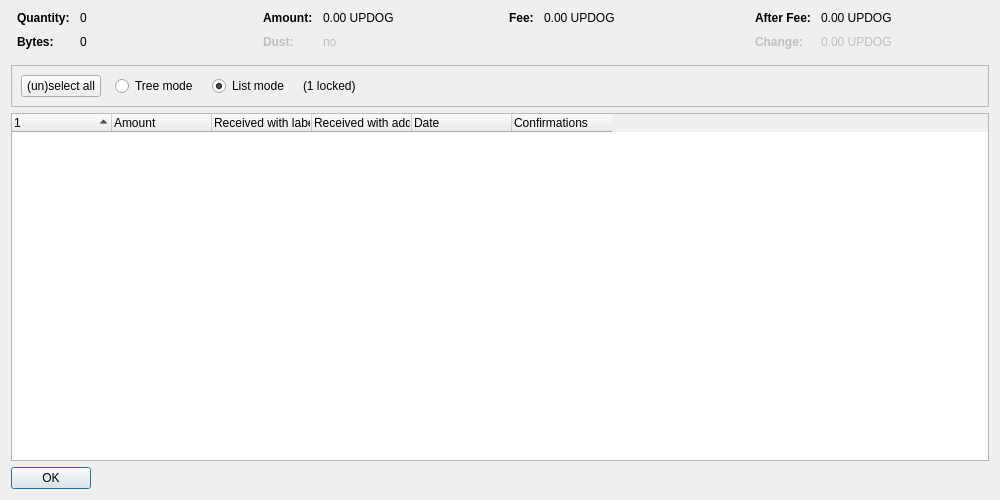
<?xml version="1.0" encoding="UTF-8"?>
<ui version="4.0">
 <class>CoinControlDialog</class>
 <widget class="QDialog" name="CoinControlDialog">
  <property name="geometry">
   <rect>
    <x>0</x>
    <y>0</y>
    <width>1000</width>
    <height>500</height>
   </rect>
  </property>
  <property name="windowTitle">
   <string>Coin Selection</string>
  </property>
  <layout class="QVBoxLayout" name="verticalLayout">
   <item>
    <layout class="QHBoxLayout" name="horizontalLayoutTop" stretch="0,0,0,0">
     <property name="topMargin">
      <number>0</number>
     </property>
     <property name="bottomMargin">
      <number>10</number>
     </property>
     <item>
      <layout class="QFormLayout" name="formLayoutCoinControl1">
       <property name="horizontalSpacing">
        <number>10</number>
       </property>
       <property name="verticalSpacing">
        <number>10</number>
       </property>
       <property name="leftMargin">
        <number>6</number>
       </property>
       <property name="rightMargin">
        <number>6</number>
       </property>
       <item row="0" column="0">
        <widget class="QLabel" name="labelCoinControlQuantityText">
         <property name="font">
          <font>
           <weight>75</weight>
           <bold>true</bold>
          </font>
         </property>
         <property name="text">
          <string>Quantity:</string>
         </property>
        </widget>
       </item>
       <item row="0" column="1">
        <widget class="QLabel" name="labelCoinControlQuantity">
         <property name="cursor">
          <cursorShape>IBeamCursor</cursorShape>
         </property>
         <property name="contextMenuPolicy">
          <enum>Qt::ActionsContextMenu</enum>
         </property>
         <property name="text">
          <string notr="true">0</string>
         </property>
         <property name="textInteractionFlags">
          <set>Qt::LinksAccessibleByMouse|Qt::TextSelectableByKeyboard|Qt::TextSelectableByMouse</set>
         </property>
        </widget>
       </item>
       <item row="1" column="0">
        <widget class="QLabel" name="labelCoinControlBytesText">
         <property name="font">
          <font>
           <weight>75</weight>
           <bold>true</bold>
          </font>
         </property>
         <property name="text">
          <string>Bytes:</string>
         </property>
        </widget>
       </item>
       <item row="1" column="1">
        <widget class="QLabel" name="labelCoinControlBytes">
         <property name="cursor">
          <cursorShape>IBeamCursor</cursorShape>
         </property>
         <property name="contextMenuPolicy">
          <enum>Qt::ActionsContextMenu</enum>
         </property>
         <property name="text">
          <string notr="true">0</string>
         </property>
         <property name="textInteractionFlags">
          <set>Qt::LinksAccessibleByMouse|Qt::TextSelectableByKeyboard|Qt::TextSelectableByMouse</set>
         </property>
        </widget>
       </item>
      </layout>
     </item>
     <item>
      <layout class="QFormLayout" name="formLayoutCoinControl2">
       <property name="horizontalSpacing">
        <number>10</number>
       </property>
       <property name="verticalSpacing">
        <number>10</number>
       </property>
       <property name="leftMargin">
        <number>6</number>
       </property>
       <property name="rightMargin">
        <number>6</number>
       </property>
       <item row="0" column="0">
        <widget class="QLabel" name="labelCoinControlAmountText">
         <property name="font">
          <font>
           <weight>75</weight>
           <bold>true</bold>
          </font>
         </property>
         <property name="text">
          <string>Amount:</string>
         </property>
        </widget>
       </item>
       <item row="0" column="1">
        <widget class="QLabel" name="labelCoinControlAmount">
         <property name="cursor">
          <cursorShape>IBeamCursor</cursorShape>
         </property>
         <property name="contextMenuPolicy">
          <enum>Qt::ActionsContextMenu</enum>
         </property>
         <property name="text">
          <string notr="true">0.00 UPDOG</string>
         </property>
         <property name="textInteractionFlags">
          <set>Qt::LinksAccessibleByMouse|Qt::TextSelectableByKeyboard|Qt::TextSelectableByMouse</set>
         </property>
        </widget>
       </item>
       <item row="1" column="0">
        <widget class="QLabel" name="labelCoinControlLowOutputText">
         <property name="enabled">
          <bool>false</bool>
         </property>
         <property name="font">
          <font>
           <weight>75</weight>
           <bold>true</bold>
          </font>
         </property>
         <property name="text">
          <string>Dust:</string>
         </property>
        </widget>
       </item>
       <item row="1" column="1">
        <widget class="QLabel" name="labelCoinControlLowOutput">
         <property name="enabled">
          <bool>false</bool>
         </property>
         <property name="cursor">
          <cursorShape>IBeamCursor</cursorShape>
         </property>
         <property name="contextMenuPolicy">
          <enum>Qt::ActionsContextMenu</enum>
         </property>
         <property name="text">
          <string notr="true">no</string>
         </property>
         <property name="textInteractionFlags">
          <set>Qt::LinksAccessibleByMouse|Qt::TextSelectableByKeyboard|Qt::TextSelectableByMouse</set>
         </property>
        </widget>
       </item>
      </layout>
     </item>
     <item>
      <layout class="QFormLayout" name="formLayoutCoinControl3">
       <property name="horizontalSpacing">
        <number>10</number>
       </property>
       <property name="verticalSpacing">
        <number>10</number>
       </property>
       <property name="leftMargin">
        <number>6</number>
       </property>
       <property name="rightMargin">
        <number>6</number>
       </property>
       <item row="0" column="0">
        <widget class="QLabel" name="labelCoinControlFeeText">
         <property name="font">
          <font>
           <weight>75</weight>
           <bold>true</bold>
          </font>
         </property>
         <property name="text">
          <string>Fee:</string>
         </property>
        </widget>
       </item>
       <item row="0" column="1">
        <widget class="QLabel" name="labelCoinControlFee">
         <property name="cursor">
          <cursorShape>IBeamCursor</cursorShape>
         </property>
         <property name="contextMenuPolicy">
          <enum>Qt::ActionsContextMenu</enum>
         </property>
         <property name="text">
          <string notr="true">0.00 UPDOG</string>
         </property>
         <property name="textInteractionFlags">
          <set>Qt::LinksAccessibleByMouse|Qt::TextSelectableByKeyboard|Qt::TextSelectableByMouse</set>
         </property>
        </widget>
       </item>
      </layout>
     </item>
     <item>
      <layout class="QFormLayout" name="formLayoutCoinControl4">
       <property name="horizontalSpacing">
        <number>10</number>
       </property>
       <property name="verticalSpacing">
        <number>10</number>
       </property>
       <property name="leftMargin">
        <number>6</number>
       </property>
       <property name="rightMargin">
        <number>6</number>
       </property>
       <item row="0" column="0">
        <widget class="QLabel" name="labelCoinControlAfterFeeText">
         <property name="font">
          <font>
           <weight>75</weight>
           <bold>true</bold>
          </font>
         </property>
         <property name="text">
          <string>After Fee:</string>
         </property>
        </widget>
       </item>
       <item row="0" column="1">
        <widget class="QLabel" name="labelCoinControlAfterFee">
         <property name="cursor">
          <cursorShape>IBeamCursor</cursorShape>
         </property>
         <property name="contextMenuPolicy">
          <enum>Qt::ActionsContextMenu</enum>
         </property>
         <property name="text">
          <string notr="true">0.00 UPDOG</string>
         </property>
         <property name="textInteractionFlags">
          <set>Qt::LinksAccessibleByMouse|Qt::TextSelectableByKeyboard|Qt::TextSelectableByMouse</set>
         </property>
        </widget>
       </item>
       <item row="1" column="0">
        <widget class="QLabel" name="labelCoinControlChangeText">
         <property name="enabled">
          <bool>false</bool>
         </property>
         <property name="font">
          <font>
           <weight>75</weight>
           <bold>true</bold>
          </font>
         </property>
         <property name="text">
          <string>Change:</string>
         </property>
        </widget>
       </item>
       <item row="1" column="1">
        <widget class="QLabel" name="labelCoinControlChange">
         <property name="enabled">
          <bool>false</bool>
         </property>
         <property name="cursor">
          <cursorShape>IBeamCursor</cursorShape>
         </property>
         <property name="contextMenuPolicy">
          <enum>Qt::ActionsContextMenu</enum>
         </property>
         <property name="text">
          <string notr="true">0.00 UPDOG</string>
         </property>
         <property name="textInteractionFlags">
          <set>Qt::LinksAccessibleByMouse|Qt::TextSelectableByKeyboard|Qt::TextSelectableByMouse</set>
         </property>
        </widget>
       </item>
      </layout>
     </item>
    </layout>
   </item>
   <item>
    <widget class="QFrame" name="frame">
     <property name="minimumSize">
      <size>
       <width>0</width>
       <height>40</height>
      </size>
     </property>
     <property name="frameShape">
      <enum>QFrame::StyledPanel</enum>
     </property>
     <property name="frameShadow">
      <enum>QFrame::Sunken</enum>
     </property>
     <layout class="QHBoxLayout" name="horizontalLayout">
      <item>
       <layout class="QHBoxLayout" name="horizontalLayoutPanel" stretch="0,0,0,0,0">
        <property name="spacing">
         <number>14</number>
        </property>
        <item>
         <widget class="QPushButton" name="pushButtonSelectAll">
          <property name="sizePolicy">
           <sizepolicy hsizetype="Maximum" vsizetype="Fixed">
            <horstretch>0</horstretch>
            <verstretch>0</verstretch>
           </sizepolicy>
          </property>
          <property name="text">
           <string>(un)select all</string>
          </property>
          <property name="autoDefault">
           <bool>false</bool>
          </property>
         </widget>
        </item>
        <item>
         <widget class="QRadioButton" name="radioTreeMode">
          <property name="sizePolicy">
           <sizepolicy hsizetype="Maximum" vsizetype="Fixed">
            <horstretch>0</horstretch>
            <verstretch>0</verstretch>
           </sizepolicy>
          </property>
          <property name="text">
           <string>Tree mode</string>
          </property>
         </widget>
        </item>
        <item>
         <widget class="QRadioButton" name="radioListMode">
          <property name="sizePolicy">
           <sizepolicy hsizetype="Maximum" vsizetype="Fixed">
            <horstretch>0</horstretch>
            <verstretch>0</verstretch>
           </sizepolicy>
          </property>
          <property name="text">
           <string>List mode</string>
          </property>
          <property name="checked">
           <bool>true</bool>
          </property>
         </widget>
        </item>
        <item>
         <widget class="QLabel" name="labelLocked">
          <property name="text">
           <string notr="true">(1 locked)</string>
          </property>
         </widget>
        </item>
        <item>
         <spacer name="horizontalSpacer">
          <property name="orientation">
           <enum>Qt::Horizontal</enum>
          </property>
          <property name="sizeHint" stdset="0">
           <size>
            <width>40</width>
            <height>20</height>
           </size>
          </property>
         </spacer>
        </item>
       </layout>
      </item>
     </layout>
    </widget>
   </item>
   <item>
    <widget class="CoinControlTreeWidget" name="treeWidget">
     <property name="contextMenuPolicy">
      <enum>Qt::CustomContextMenu</enum>
     </property>
     <property name="sortingEnabled">
      <bool>false</bool>
     </property>
     <property name="columnCount">
      <number>6</number>
     </property>
     <attribute name="headerShowSortIndicator" stdset="0">
      <bool>true</bool>
     </attribute>
     <attribute name="headerStretchLastSection">
      <bool>false</bool>
     </attribute>
     <column>
      <property name="text">
       <string/>
      </property>
     </column>
     <column>
      <property name="text">
       <string>Amount</string>
      </property>
     </column>
     <column>
      <property name="text">
       <string>Received with label</string>
      </property>
     </column>
     <column>
      <property name="text">
       <string>Received with address</string>
      </property>
     </column>
     <column>
      <property name="text">
       <string>Date</string>
      </property>
     </column>
     <column>
      <property name="text">
       <string>Confirmations</string>
      </property>
      <property name="toolTip">
       <string>Confirmed</string>
      </property>
     </column>
     <column>
      <property name="text">
       <string/>
      </property>
     </column>
     <column>
      <property name="text">
       <string/>
      </property>
     </column>
     <column>
      <property name="text">
       <string/>
      </property>
     </column>
     <column>
      <property name="text">
       <string/>
      </property>
     </column>
    </widget>
   </item>
   <item>
    <widget class="QDialogButtonBox" name="buttonBox">
     <property name="sizePolicy">
      <sizepolicy hsizetype="Maximum" vsizetype="Fixed">
       <horstretch>0</horstretch>
       <verstretch>0</verstretch>
      </sizepolicy>
     </property>
     <property name="orientation">
      <enum>Qt::Horizontal</enum>
     </property>
     <property name="standardButtons">
      <set>QDialogButtonBox::Ok</set>
     </property>
    </widget>
   </item>
  </layout>
 </widget>
 <customwidgets>
  <customwidget>
   <class>CoinControlTreeWidget</class>
   <extends>QTreeWidget</extends>
   <header>qt/coincontroltreewidget.h</header>
  </customwidget>
 </customwidgets>
 <resources/>
 <connections/>
</ui>
